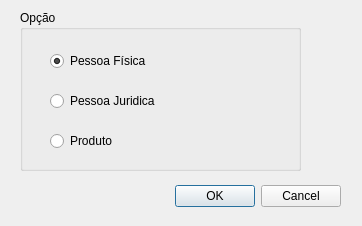
<?xml version="1.0" encoding="UTF-8"?>
<ui version="4.0">
 <class>OpCadastro</class>
 <widget class="QDialog" name="OpCadastro">
  <property name="geometry">
   <rect>
    <x>0</x>
    <y>0</y>
    <width>362</width>
    <height>226</height>
   </rect>
  </property>
  <property name="windowTitle">
   <string>Escolha</string>
  </property>
  <widget class="QDialogButtonBox" name="buttonBox">
   <property name="geometry">
    <rect>
     <x>0</x>
     <y>180</y>
     <width>341</width>
     <height>32</height>
    </rect>
   </property>
   <property name="orientation">
    <enum>Qt::Horizontal</enum>
   </property>
   <property name="standardButtons">
    <set>QDialogButtonBox::Cancel|QDialogButtonBox::Ok</set>
   </property>
  </widget>
  <widget class="QGroupBox" name="groupBox">
   <property name="geometry">
    <rect>
     <x>20</x>
     <y>10</y>
     <width>281</width>
     <height>161</height>
    </rect>
   </property>
   <property name="focusPolicy">
    <enum>Qt::NoFocus</enum>
   </property>
   <property name="title">
    <string>Opção</string>
   </property>
   <widget class="QRadioButton" name="radioPessoaF">
    <property name="geometry">
     <rect>
      <x>30</x>
      <y>40</y>
      <width>101</width>
      <height>22</height>
     </rect>
    </property>
    <property name="text">
     <string>Pessoa Física</string>
    </property>
    <property name="checked">
     <bool>true</bool>
    </property>
   </widget>
   <widget class="QRadioButton" name="radioPessoaJ">
    <property name="geometry">
     <rect>
      <x>30</x>
      <y>80</y>
      <width>131</width>
      <height>22</height>
     </rect>
    </property>
    <property name="text">
     <string>Pessoa Juridica</string>
    </property>
   </widget>
   <widget class="QRadioButton" name="radioProduto">
    <property name="geometry">
     <rect>
      <x>30</x>
      <y>120</y>
      <width>101</width>
      <height>22</height>
     </rect>
    </property>
    <property name="text">
     <string>Produto</string>
    </property>
   </widget>
  </widget>
 </widget>
 <resources/>
 <connections>
  <connection>
   <sender>buttonBox</sender>
   <signal>accepted()</signal>
   <receiver>OpCadastro</receiver>
   <slot>accept()</slot>
   <hints>
    <hint type="sourcelabel">
     <x>248</x>
     <y>254</y>
    </hint>
    <hint type="destinationlabel">
     <x>157</x>
     <y>274</y>
    </hint>
   </hints>
  </connection>
  <connection>
   <sender>buttonBox</sender>
   <signal>rejected()</signal>
   <receiver>OpCadastro</receiver>
   <slot>reject()</slot>
   <hints>
    <hint type="sourcelabel">
     <x>316</x>
     <y>260</y>
    </hint>
    <hint type="destinationlabel">
     <x>286</x>
     <y>274</y>
    </hint>
   </hints>
  </connection>
 </connections>
</ui>
